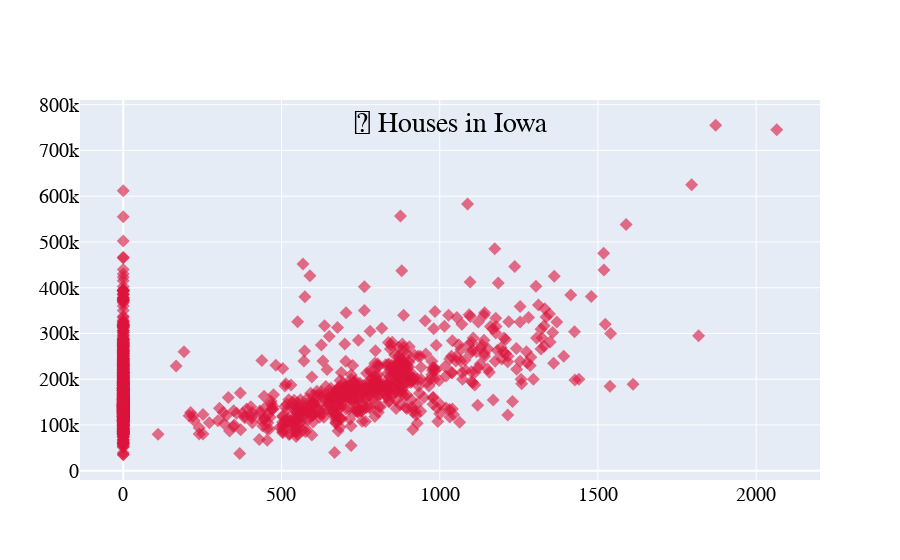
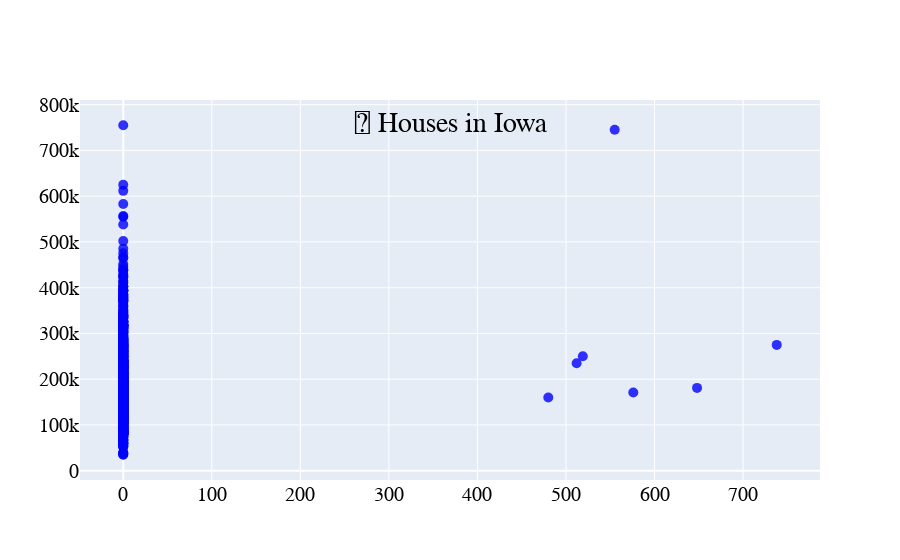
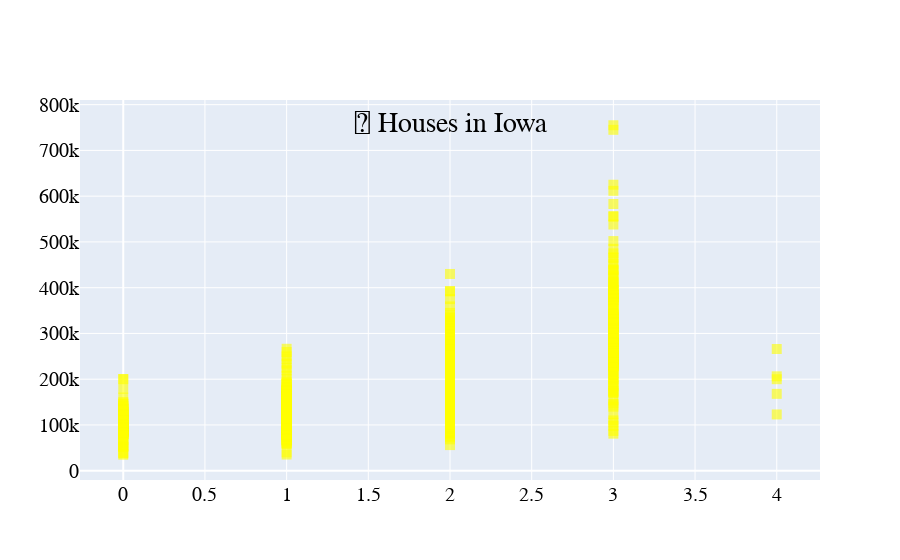
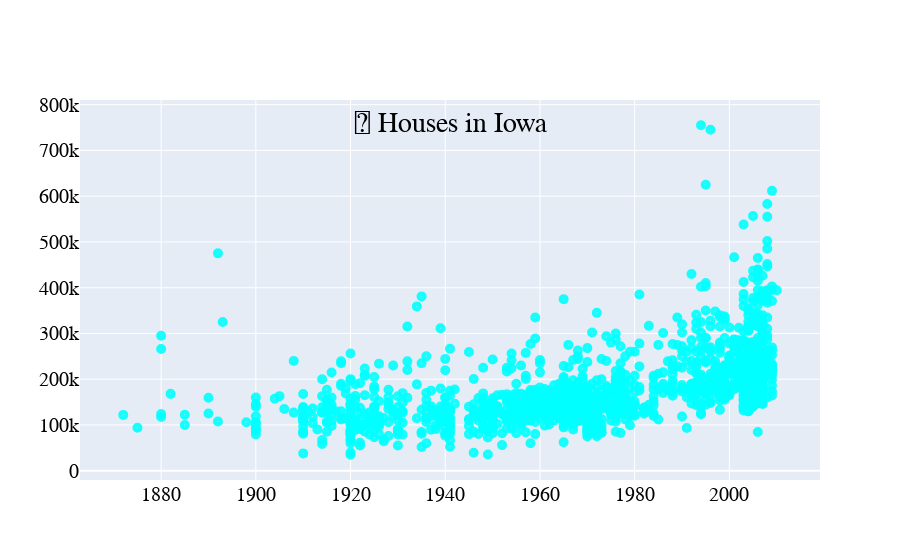

These figures' notebook cell, in order:
### Markdown cell above
<h3>Extract the values from the dataframe</h3>

### Code cell
#Extracting the values from the data frame to numpy arrays
MSSubClass_train_list = train_data_final['MSSubClass'].values
MSSubClass_train_list = MSSubClass_train_list.reshape((train_data_final['MSSubClass'].values).shape[0],1)
LotArea_train_list = train_data_final['LotArea'].values
LotArea_train_list = LotArea_train_list.reshape((train_data_final['LotArea'].values).shape[0],1)
OverallQual_train_list = train_data_final['OverallQual'].values
OverallQual_train_list = OverallQual_train_list.reshape((train_data_final['OverallQual'].values).shape[0],1)
OverallCond_train_list = train_data_final['OverallCond'].values
OverallCond_train_list = OverallCond_train_list.reshape((train_data_final['OverallCond'].values).shape[0],1)
YearBuilt_train_list = train_data_final['YearBuilt'].values
YearBuilt_train_list = YearBuilt_train_list.reshape((train_data_final['YearBuilt'].values).shape[0],1)
YearRemodAdd_train_list = train_data_final['YearRemodAdd'].values
YearRemodAdd_train_list = YearRemodAdd_train_list.reshape((train_data_final['YearRemodAdd'].values).shape[0],1)
BsmtFinSF1_train_list = train_data_final['BsmtFinSF1'].values
BsmtFinSF1_train_list = BsmtFinSF1_train_list.reshape((train_data_final['BsmtFinSF1'].values).shape[0],1)
BsmtFinSF2_train_list = train_data_final['BsmtFinSF2'].values
BsmtFinSF2_train_list = BsmtFinSF2_train_list.reshape((train_data_final['BsmtFinSF2'].values).shape[0],1)
BsmtUnfSF_train_list = train_data_final['BsmtUnfSF'].values
BsmtUnfSF_train_list =  BsmtUnfSF_train_list.reshape((train_data_final['BsmtUnfSF'].values).shape[0],1)
TotalBsmtSF_train_list = train_data_final['TotalBsmtSF'].values
TotalBsmtSF_train_list = TotalBsmtSF_train_list.reshape((train_data_final['TotalBsmtSF'].values).shape[0],1)

FirstFlrSF_train_list = train_data_final['1stFlrSF'].values
FirstFlrSF_train_list = FirstFlrSF_train_list.reshape((train_data_final['1stFlrSF'].values).shape[0],1)

SecondFlrSF_train_list = train_data_final['2ndFlrSF'].values
SecondFlrSF_train_list = SecondFlrSF_train_list.reshape((train_data_final['2ndFlrSF'].values).shape[0],1)
LowQualFinSF_train_list = train_data_final['LowQualFinSF'].values
LowQualFinSF_train_list = LowQualFinSF_train_list.reshape((train_data_final['LowQualFinSF'].values).shape[0],1)
GrLivArea_train_list = train_data_final['GrLivArea'].values
GrLivArea_train_list = GrLivArea_train_list.reshape((train_data_final['GrLivArea'].values).shape[0],1)
BsmtFullBath_train_list = train_data_final['BsmtFullBath'].values
BsmtFullBath_train_list = BsmtFullBath_train_list.reshape((train_data_final['BsmtFullBath'].values).shape[0],1)
BsmtHalfBath_train_list = train_data_final['BsmtHalfBath'].values
BsmtHalfBath_train_list = BsmtHalfBath_train_list.reshape((train_data_final['BsmtHalfBath'].values).shape[0],1)
FullBath_train_list = train_data_final['FullBath'].values
FullBath_train_list = FullBath_train_list.reshape((train_data_final['FullBath'].values).shape[0],1)
HalfBath_train_list = train_data_final['HalfBath'].values
HalfBath_train_list = HalfBath_train_list.reshape((train_data_final['HalfBath'].values).shape[0],1)
BedroomAbvGr_train_list = train_data_final['BedroomAbvGr'].values
BedroomAbvGr_train_list = BedroomAbvGr_train_list.reshape((train_data_final['BedroomAbvGr'].values).shape[0],1)
KitchenAbvGr_train_list = train_data_final['KitchenAbvGr'].values
KitchenAbvGr_train_list = KitchenAbvGr_train_list.reshape((train_data_final['KitchenAbvGr'].values).shape[0],1)
TotRmsAbvGrd_train_list = train_data_final['TotRmsAbvGrd'].values
TotRmsAbvGrd_train_list = TotRmsAbvGrd_train_list.reshape((train_data_final['TotRmsAbvGrd'].values).shape[0],1)
Fireplaces_train_list = train_data_final['Fireplaces'].values
Fireplaces_train_list = Fireplaces_train_list.reshape((train_data_final['Fireplaces'].values).shape[0],1)
GarageCars_train_list = train_data_final['GarageCars'].values
GarageCars_train_list = GarageCars_train_list.reshape((train_data_final['GarageCars'].values).shape[0],1)
GarageArea_train_list = train_data_final['GarageArea'].values
GarageArea_train_list = GarageArea_train_list.reshape((train_data_final['GarageArea'].values).shape[0],1)
WoodDeckSF_train_list = train_data_final['WoodDeckSF'].values
WoodDeckSF_train_list = WoodDeckSF_train_list.reshape((train_data_final['WoodDeckSF'].values).shape[0],1)
OpenPorchSF_train_list = train_data_final['OpenPorchSF'].values
OpenPorchSF_train_list = OpenPorchSF_train_list.reshape((train_data_final['OpenPorchSF'].values).shape[0],1)
EnclosedPorch_train_list = train_data_final['EnclosedPorch'].values
EnclosedPorch_train_list = EnclosedPorch_train_list.reshape((train_data_final['EnclosedPorch'].values).shape[0],1)
ThirdSsnPorch_train_list = train_data_final['3SsnPorch'].values
ThirdSsnPorch_train_list = ThirdSsnPorch_train_list.reshape((train_data_final['3SsnPorch'].values).shape[0],1)
ScreenPorch_train_list = train_data_final['ScreenPorch'].values
ScreenPorch_train_list = ScreenPorch_train_list.reshape((train_data_final['ScreenPorch'].values).shape[0],1)
PoolArea_train_list = train_data_final['PoolArea'].values
PoolArea_train_list = PoolArea_train_list.reshape((train_data_final['PoolArea'].values).shape[0],1)
MiscVal_train_list = train_data_final['MiscVal'].values
MiscVal_train_list = MiscVal_train_list.reshape((train_data_final['MiscVal'].values).shape[0],1)
MoSold_train_list = train_data_final['MoSold'].values
MoSold_train_list = MoSold_train_list.reshape((train_data_final['MoSold'].values).shape[0],1)
YrSold_train_list = train_data_final['YrSold'].values
YrSold_train_list = YrSold_train_list.reshape((train_data_final['YrSold'].values).shape[0],1)
SalePrice_train_list = train_data_final['SalePrice'].values
SalePrice_train_list = SalePrice_train_list.reshape((train_data_final['SalePrice'].values).shape[0],1)

#Ploting the data in 2D scatters 2nd floor & Price
fig1 = go.Figure(data=[go.Scatter(x=list(SecondFlrSF_train_list[:,0]), y=list(SalePrice_train_list[:,0]),marker =dict(size=10, color= 'crimson', opacity= 0.6, symbol = 'diamond'),mode = 'markers')])
fig1.update_layout(
    title = {
        'text' : ' Houses in Iowa',
        'x': 0.5,
        'y': 0.8,
        'xanchor': 'center',
        'yanchor': 'top'
    },
    font = dict(
        family = 'agave NF',
        size = 20,
        color = 'Black'
    ),
    scene = dict(
        xaxis_title = 'Area 2nd Floor ',
        yaxis_title = 'Sale price '
    )

)
fig1.show()

#Ploting Pool Area & price
fig2 = go.Figure(data=[go.Scatter(x=list(PoolArea_train_list[:,0]), y=list(SalePrice_train_list[:,0]),marker =dict(size=10, color= 'blue', opacity= 0.8, symbol = 'circle'),mode = 'markers')])
fig2.update_layout(
    title = {
        'text' : ' Houses in Iowa',
        'x': 0.5,
        'y': 0.8,
        'xanchor': 'center',
        'yanchor': 'top'
    },
    font = dict(
        family = 'agave NF',
        size = 20,
        color = 'Black'
    ),
    scene = dict(
        xaxis_title = 'Area 2nd Floor ',
        yaxis_title = 'Sale price '
    )

)
fig2.show()

#Ploting Garage Cars & price
fig3 = go.Figure(data=[go.Scatter(x=list(GarageCars_train_list[:,0]), y=list(SalePrice_train_list[:,0]),marker =dict(size=10, color= 'yellow', opacity= 0.6, symbol = 'square'),mode = 'markers')])
fig3.update_layout(
    title = {
        'text' : ' Houses in Iowa',
        'x': 0.5,
        'y': 0.8,
        'xanchor': 'center',
        'yanchor': 'top'
    },
    font = dict(
        family = 'agave NF',
        size = 20,
        color = 'Black'
    ),
    scene = dict(
        xaxis_title = 'Area 2nd Floor ',
        yaxis_title = 'Sale price '
    )

)
fig3.show()

#Ploting Year built & price 
fig4 = go.Figure(data=[go.Scatter(x=list(YearBuilt_train_list[:,0]), y=list(SalePrice_train_list[:,0]),marker =dict(size=10, color= 'cyan', opacity= 0.9, symbol = 'circle-dot'),mode = 'markers')])
fig4.update_layout(
    title = {
        'text' : ' Houses in Iowa',
        'x': 0.5,
        'y': 0.8,
        'xanchor': 'center',
        'yanchor': 'top'
    },
    font = dict(
        family = 'agave NF',
        size = 20,
        color = 'Black'
    ),
    scene = dict(
        xaxis_title = 'Area 2nd Floor ',
        yaxis_title = 'Sale price '
    )

)
fig4.show()

#Ploting Yearsold & price
fig5 = go.Figure(data=[go.Scatter(x=list(YrSold_train_list[:,0]), y=list(SalePrice_train_list[:,0]),marker =dict(size=10, color= 'pink', opacity= 0.8, symbol = 'circle'),mode = 'markers')])
fig5.update_layout(
    title = {
        'text' : ' Houses in Iowa',
        'x': 0.5,
        'y': 0.8,
        'xanchor': 'center',
        'yanchor': 'top'
    },
    font = dict(
        family = 'agave NF',
        size = 20,
        color = 'Black'
    ),
    scene = dict(
        xaxis_title = 'Area 2nd Floor ',
        yaxis_title = 'Sale price '
    )

)
fig5.show()
#Ploting a 3D scatter for the Wood deck SF and PorchSF on the price 
fig6 = go.Figure(data=[go.Scatter3d(x=list(WoodDeckSF_train_list[:,0]), y=list(OpenPorchSF_train_list[:,0]), z=list(SalePrice_train_list[:,0]), marker =dict(size=6, color= 'black', opacity= 0.6, symbol = 'circle'),mode = 'markers')])
fig6.update_layout(
    title = {
        'text' : ' Houses in Iowa',
        'x': 0.5,
        'y': 0.8,
        'xanchor': 'center',
        'yanchor': 'top'
    },
    font = dict(
        family = 'agave NF',
        size = 15,
        color = 'Black'
    ),
    scene = dict(
        xaxis_title = 'Wood Deck SF [ft^2]',
        yaxis_title = 'Open Porch SF [ft^2]',
        zaxis_title = 'Sale Price $'
    )

)
fig6.show()

### Figure 1 — Plotly figure (JSON) as saved in the notebook; plotly's stock layout.template omitted (floating-point values rounded to 4 significant figures; data arrays with more than 128 entries replaced by an {"elided": "..."} marker saying what was removed)
{"data": [{"marker": {"color": "crimson", "opacity": 0.6, "size": 10, "symbol": "diamond"}, "mode": "markers", "type": "scatter", "x": {"elided": "1460 int values"}, "y": {"elided": "1460 int values"}}], "layout": {"font": {"color": "Black", "family": "agave NF", "size": 20}, "scene": {"xaxis": {"title": {"text": "Area 2nd Floor "}}, "yaxis": {"title": {"text": "Sale price "}}}, "title": {"text": " Houses in Iowa", "x": 0.5, "xanchor": "center", "y": 0.8, "yanchor": "top"}}}

### Figure 2 — Plotly figure (JSON) as saved in the notebook; plotly's stock layout.template omitted (floating-point values rounded to 4 significant figures; data arrays with more than 128 entries replaced by an {"elided": "..."} marker saying what was removed)
{"data": [{"marker": {"color": "blue", "opacity": 0.8, "size": 10, "symbol": "circle"}, "mode": "markers", "type": "scatter", "x": {"elided": "1460 int values"}, "y": {"elided": "1460 int values"}}], "layout": {"font": {"color": "Black", "family": "agave NF", "size": 20}, "scene": {"xaxis": {"title": {"text": "Area 2nd Floor "}}, "yaxis": {"title": {"text": "Sale price "}}}, "title": {"text": " Houses in Iowa", "x": 0.5, "xanchor": "center", "y": 0.8, "yanchor": "top"}}}

### Figure 3 — Plotly figure (JSON) as saved in the notebook; plotly's stock layout.template omitted (floating-point values rounded to 4 significant figures; data arrays with more than 128 entries replaced by an {"elided": "..."} marker saying what was removed)
{"data": [{"marker": {"color": "yellow", "opacity": 0.6, "size": 10, "symbol": "square"}, "mode": "markers", "type": "scatter", "x": {"elided": "1460 int values"}, "y": {"elided": "1460 int values"}}], "layout": {"font": {"color": "Black", "family": "agave NF", "size": 20}, "scene": {"xaxis": {"title": {"text": "Area 2nd Floor "}}, "yaxis": {"title": {"text": "Sale price "}}}, "title": {"text": " Houses in Iowa", "x": 0.5, "xanchor": "center", "y": 0.8, "yanchor": "top"}}}

### Figure 4 — Plotly figure (JSON) as saved in the notebook; plotly's stock layout.template omitted (floating-point values rounded to 4 significant figures; data arrays with more than 128 entries replaced by an {"elided": "..."} marker saying what was removed)
{"data": [{"marker": {"color": "cyan", "opacity": 0.9, "size": 10, "symbol": "circle-dot"}, "mode": "markers", "type": "scatter", "x": {"elided": "1460 int values"}, "y": {"elided": "1460 int values"}}], "layout": {"font": {"color": "Black", "family": "agave NF", "size": 20}, "scene": {"xaxis": {"title": {"text": "Area 2nd Floor "}}, "yaxis": {"title": {"text": "Sale price "}}}, "title": {"text": " Houses in Iowa", "x": 0.5, "xanchor": "center", "y": 0.8, "yanchor": "top"}}}
